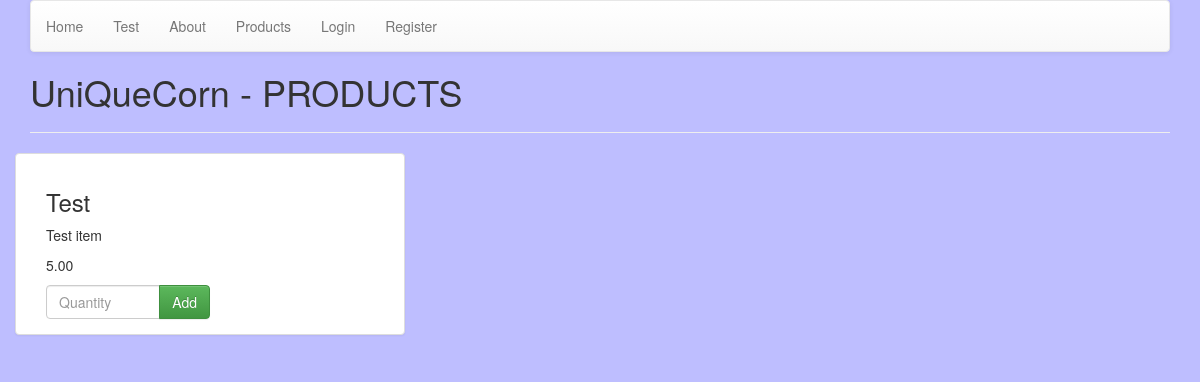
/products, run on an earlier commit of the app's database.
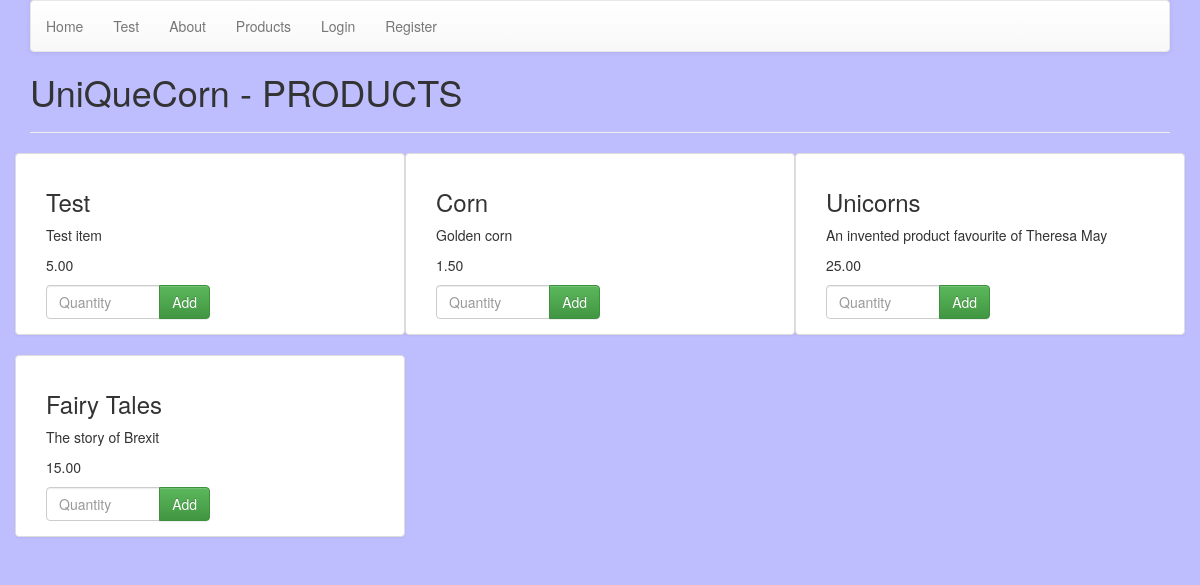
And on a later commit of the database.
### products/models.py (models this page shows, shortened)
class Product(models.Model):
    name = models.CharField(max_length=254, default='')
    description = models.TextField()
    price = models.DecimalField(max_digits=6, decimal_places=2)
    image = models.ImageField(upload_to='images')

### products/views.py (the view)
# urls.py: url(r'^products$', all_products, name="products"),
def all_products(request):
    products = Product.objects.all()
    return render(request, "products.html", {"products": products})

### cart/contexts.py (called while the page is built)
def cart_contents(request):
    cart = request.session.get('cart', {})
    cart_items = []
    total = 0
    product_count = 0
    for id, quantity in cart.items():
        product = get_object_or_404(Product, pk=id)
        total += quantity * product.price
        product_count += quantity
        cart_items.append({'id': id, 'quantity': quantity, 'product': product})
    return {'cart_items': cart_items, 'total': total, 'product_count': product_count}

### products/templates/products.html (shortened to what this page needs)
{% extends "base.html" %}
{% block page_heading %}
UniQueCorn - PRODUCTS
{% endblock %}
{% block content %}
    <div class="row row-flex">
        {% for product in products %}
            <div class="col-xs-10 col-xs-offset-1 col-sm-6 col-sm-offset-0 col-md-4 display panel panel-default">
                <div class="panel-body">
                    <h3>{{ product.name }}</h3>
                    <p class="product-description">{{ product.description }}</p>
                    <p>{{ product.price }}</p>
                    <form action="{% url 'add_to_cart' product.id %}" method="post">
                        <div class="input-group">
                            <input type="number" name="quantity" min="1" max="999" class="form-control" placeholder="Quantity">
                            <span class="input-group-btn">
                                <button class="btn btn-success" type="submit">Add</button>
                            </span>
                        </div>
                    </form>
                </div>
            </div>
        {% empty %}
        <p>Nothing to display.</p>
        {% endfor %}
    </div>
{% endblock %}

### templates/base.html (shortened to what this page needs)
{% load static from staticfiles %}
<!DOCTYPE html>
<html lang="en">
<head>
    <link rel="stylesheet" href="https://maxcdn.bootstrapcdn.com/bootstrap/3.3.7/css/bootstrap.min.css"
>
    <link rel="stylesheet" href="https://maxcdn.bootstrapcdn.com/bootstrap/3.3.7/css/bootstrap-theme.min.css"
>
    <link rel="stylesheet" href="{% static 'css/styles.css' %}" type="text/css" >
</head>
<body>
    <div class="container">
        <nav class="navbar navbar-default">
            <ul class="nav navbar-nav">
                <li><a href="{% url 'index' %}">Home</a></li>
                <li><a href="{% url 'test' %}">Test</a></li>
                <li><a href="{% url 'about' %}">About</a></li>
                <li><a href="{% url 'products' %}">Products</a></li>
                {% if user.is_authenticated %}
                <li><a href="{% url 'todo' %}">Todo List</a></li>
                <li><a href="{% url 'add' %}">Add Item</a></li>
                <li><a href="{% url 'logout' %}">Logout</a></li>
                <li><a href="{% url 'profile' %}">Profile</a></li>
                {% else %}
                <li><a href="{% url 'login' %}">Login</a></li>
                <li><a href="{% url 'registration' %}">Register</a></li>
                {% endif %}
            </ul>
        </nav>
        <h1>{% block page_heading %}{% endblock %}</h1>
        <hr>
        {% block content %}
        {% endblock %}
    </div>
</body>
</html>

### static/css/styles.css (style rules this page uses)
body { background-color: #bebeff; }
form { width: 50%; }

What changed in the data, as far as the page shows it:
added Product: name "Corn", description "Golden corn", price "1.50"
added Product: name "Unicorns", description "An invented product favourite of Theresa May", price "25.00"
added Product: name "Fairy Tales", description "The story of Brexit", price "15.00"
